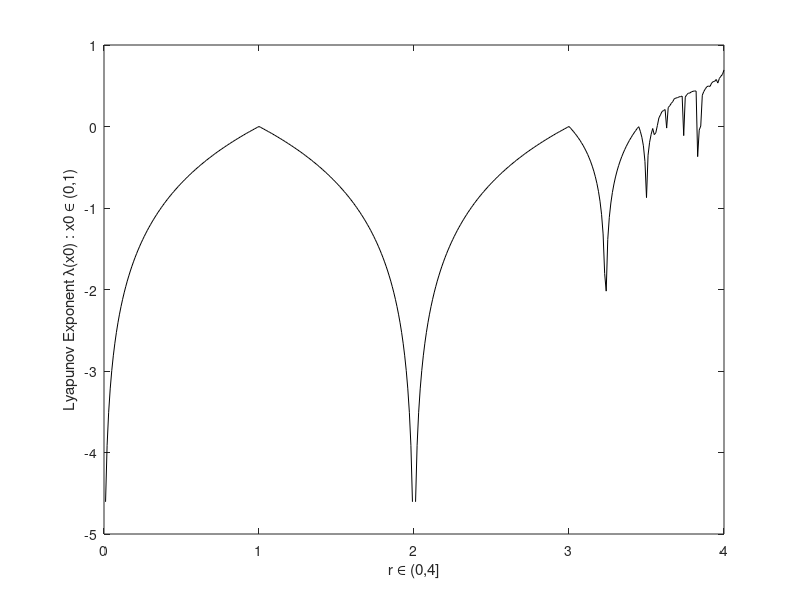

Here is the MATLAB script that generated this plot:
x=rand;
r=linspace(0,4,401);
xvector(1:401)=x;
sum=0*r;
for n = 1:1000000 %number of iterations found to be sufficient for accuracy to 4.d.p.
    sum=sum+log(abs(r.*(1-2*xvector)));
    xvector=r.*(xvector.*(1-xvector)); %loop structured so sum calculated for i = 0 to n-1
end
lambda=sum/1000000;
plot(r,lambda,Color='black')
xlabel('r ∈ (0,4]') 
ylabel('Lyapunov Exponent λ(x0) : x0 ∈ (0,1)')
